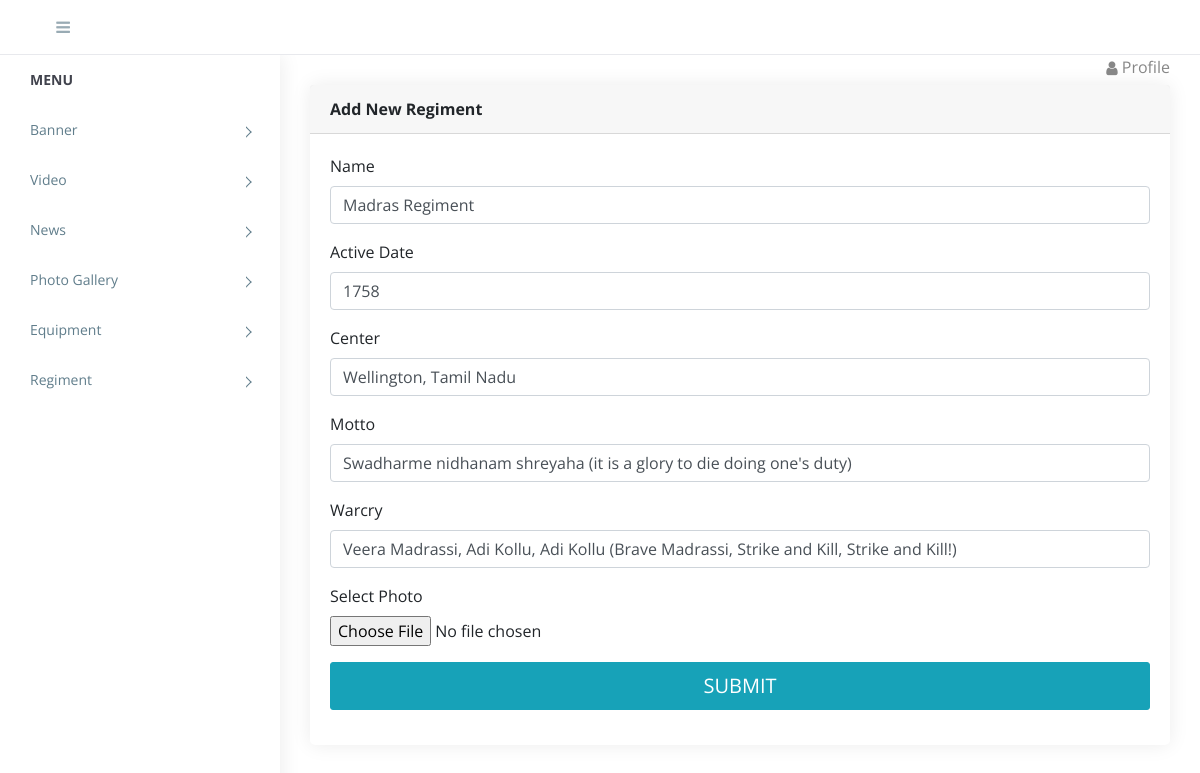
The page /admin/manage_regiment.php?id=1 (signed in) on the database its author committed.
### tables this page shows
CREATE TABLE `regiment` (
  `id` int(11) NOT NULL,
  `name` text NOT NULL,
  `active_date` int(11) NOT NULL,
  `photo` text NOT NULL,
  `center` text NOT NULL,
  `motto` text NOT NULL,
  `warcry` text NOT NULL,
  `date` date NOT NULL DEFAULT current_timestamp(),
  `status` text NOT NULL
);

### admin/manage_regiment.php (the view, shortened to what this page needs)
<?php
require('top.inc.php');
$name='';
$active_date='';
$center='';
$motto='';
$warcry='';
if(isset($_GET['id']) && $_GET['id']!=''){
	$id=$_GET['id'];
	$stmt = $pdo->prepare("SELECT * FROM regiment WHERE id=:id");
	$stmt->bindParam(':id', $id);
	$stmt->execute();
	$row = $stmt->fetch(PDO::FETCH_ASSOC);
	if($row){
		$name=$row['name'];
		$active_date=$row['active_date'];
		$center=$row['center'];
		$motto=$row['motto'];
		$warcry=$row['warcry'];
	}else{
		header('location:regiment.php');
		die();
	}
}
?>
<div class="content pb-0">
    <div class="animated fadeIn">
        <div class="row">
            <div class="col-lg-12">
                <div class="card">
                    <div class="card-header"><strong>Add New Regiment</strong></div>
                    <form method="post" enctype="multipart/form-data">
                        <div class="card-body card-block">
                            <div class="form-group">
                                <label for="name" class=" form-control-label">Name</label>
                                <input type="text" name="name" class="form-control" value="<?php echo $name?>" required>
                            </div>
                            <div class="form-group">
                                <label for="active_date" class=" form-control-label">Active Date</label>
                                <input type="number" name="active_date" class="form-control" value="<?php echo $active_date?>" required>
                            </div>
                            <div class="form-group">
                                <label for="center" class=" form-control-label">Center</label>
                                <input type="text"  name="center" class="form-control" required value="<?php echo $center?>"></input>
                            </div>
                            <div class="form-group">
                                <label for="motto" class=" form-control-label">Motto</label>
                                <input type="text"  name="motto" class="form-control" required value="<?php echo $motto?>"></input>
                            </div>
                            <div class="form-group">
                                <label for="warcry" class=" form-control-label">Warcry</label>
                                <input type="text"  name="warcry" class="form-control" required value="<?php echo $warcry?>"></input>
                            </div>
                            <div class="form-group">
                                <label for="photo" class=" form-control-label">Select Photo</label>
                                <input type="file" name="photo" class="form-control-file"  accept="image/" required>
                            </div>
                            <button id="payment-button" name="submit" type="submit" class="btn btn-lg btn-info btn-block">
                                <span id="payment-button-amount">SUBMIT</span>
                            </button>
                        </div>
                    </form>
                </div>
            </div>
        </div>
    </div>
</div>

### admin/assets/css/style.css (style rules this page uses)
body { display: table; font-family: open sans, sans-serif; font-size: 16px; width: 100% }
a, button { text-decoration: none; outline: none!important; color: #878787; -webkit-transition: all .25s ease; transition: all .25s ease }
.pb-0 { padding-bottom: 0 }
.btn, button, input, textarea { -webkit-box-shadow: none; box-shadow: none; outline: 0!important }
.btn { border-radius: 3px }
.content { float: left; padding: 1.875em; width: 100% }
.card { margin-bottom: 1.875em; border-radius: 5px; padding: 0; border: 0 solid transparent; -webkit-box-shadow: 0 0 20px rgba(0, 0, 0, .08); box-shadow: 0 0 20px rgba(0, 0, 0, .08) }
.card .card-body { float: left; padding: 1.25em; position: relative; width: 100% }
.btn, .button { display: inline-block; font-weight: 400; text-align: center; white-space: nowrap; vertical-align: middle; -webkit-transition: all .15s ease-in-out; transition: all .15s ease-in-out; border-radius: 3; cursor: pointer }
@media (max-width:1368px) { .card-body { padding: 15px } }

### rows shown on the page
regiment: name "Madras Regiment", active_date "1758", center "Wellington, Tamil Nadu", motto "Swadharme nidhanam shreyaha (it is a glory to die doing one's duty)", warcry "Veera Madrassi, Adi Kollu, Adi Kollu (Brave Madrassi, Strike and Kill, Strike and Kill!)"
